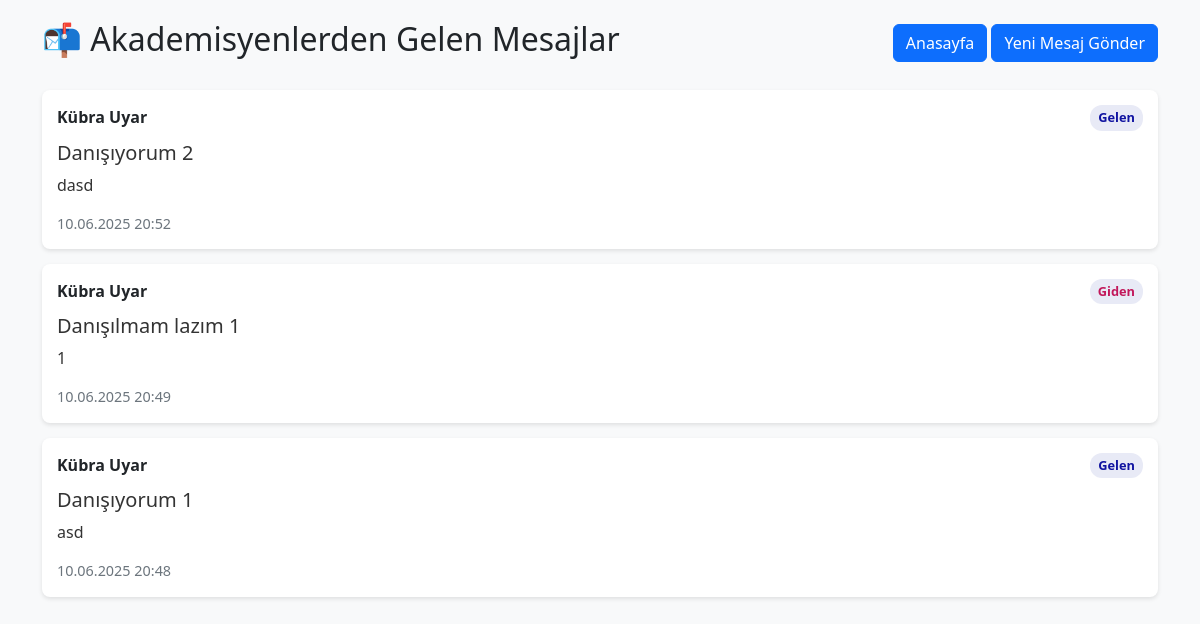
Screenshot of /ogrenci_mesajlar.php (signed in) with the database file from the repository.
### tables this page shows
CREATE TABLE `mesajlar` (
  `id` int(11) NOT NULL,
  `ogretmen_id` int(11) NOT NULL,
  `ogrenci_id` int(11) NOT NULL,
  `baslik` varchar(255) NOT NULL,
  `mesaj` text NOT NULL,
  `tarih` date NOT NULL,
  `durum` varchar(255) NOT NULL,
  `created_at` datetime NOT NULL
);

CREATE TABLE `ogretmenler` (
  `id` int(11) NOT NULL,
  `unvan` varchar(255) NOT NULL,
  `ad_soyad` varchar(255) NOT NULL,
  `email` varchar(255) NOT NULL,
  `sifre` varchar(255) NOT NULL,
  `created_at` datetime NOT NULL
);

### ogrenci_mesajlar.php (the view, shortened to what this page needs)
<?php
include "db.php";
$ogrenci_id = $_SESSION['user_id'];
$query = "
    SELECT m.*, o.ad_soyad AS ogretmen_adi
    FROM mesajlar m
    LEFT JOIN ogretmenler o ON m.ogretmen_id = o.id
    WHERE m.ogrenci_id = ?
    ORDER BY m.created_at DESC
";
try {
    $stmt = $db->prepare($query);
    $result = $stmt->execute([$ogrenci_id]);
    $mesajlar = $stmt->fetchAll(PDO::FETCH_ASSOC);
} catch (PDOException $e) {
    echo "";
    $mesajlar = [];
}
?>
<!DOCTYPE html>
<html lang="tr">
<head>
    <link href="assets/css/bootstrap.min.css" rel="stylesheet">
</head>
<body>
    <div class="container">
        <div class="d-flex justify-content-between align-items-center mb-4">
            <h2>📬 Akademisyenlerden Gelen Mesajlar</h2>
            <div>
                <a href="index.php" class="btn btn-primary">Anasayfa</a>
                <a href="ogrenci_mesaj_gonder.php" class="btn btn-primary">Yeni Mesaj Gönder</a>
            </div>
        </div>
        <?php if (empty($mesajlar)): ?>
            <div class="alert alert-info">
                Henüz hiç mesaj bulunmuyor.
            </div>
        <?php else: ?>
            <?php foreach ($mesajlar as $mesaj): ?>
                <div class="message-card">
                    <div class="message-header">
                        <strong><?php echo htmlspecialchars($mesaj['ogretmen_adi']); ?></strong>
                        <span class="status-badge status-<?php echo $mesaj['durum']; ?>">
                            <?php echo $mesaj['durum'] === 'akademisyen' ? 'Gelen' : 'Giden'; ?>
                        </span>
                    </div>
                    <div class="message-content">
                        <h5><?php echo htmlspecialchars($mesaj['baslik']); ?></h5>
                        <p><?php echo nl2br(htmlspecialchars($mesaj['mesaj'])); ?></p>
                    </div>
                    <div class="message-time">
                        <?php echo date('d.m.Y H:i', strtotime($mesaj['created_at'])); ?>
                    </div>
                </div>
            <?php endforeach; ?>
        <?php endif; ?>
    </div>
</body>
</html>

### ogrenci_mesajlar.php (style rules this page uses)
body { padding: 20px; background-color: #f8f9fa; }
.message-card { background: white; border-radius: 8px; box-shadow: 0 2px 4px rgba(0,0,0,0.1); margin-bottom: 15px; padding: 15px; }
.message-header { display: flex; justify-content: space-between; margin-bottom: 10px; }
.message-content { color: #333; line-height: 1.5; }
.message-time { color: #6c757d; font-size: 0.9em; }
.status-badge { font-size: 0.8em; padding: 3px 8px; border-radius: 12px; }
.status-akademisyen { background-color: #e8eaf6; font-weight: bold; color:rgb(17, 20, 161); }
.status-ogrenci, .status-okundu { background-color: #e8eaf6; font-weight: bold; color: #c2185b; }

### rows the page displays
mesajlar: ogretmenler.ad_soyad "Kübra Uyar", durum "Gelen", baslik "Danışıyorum 2", mesaj "dasd", created_at "10.06.2025 20:52"
mesajlar: ogretmenler.ad_soyad "Kübra Uyar", durum "Giden", baslik "Danışılmam lazım 1", mesaj "1", created_at "10.06.2025 20:49"
mesajlar: ogretmenler.ad_soyad "Kübra Uyar", durum "Gelen", baslik "Danışıyorum 1", mesaj "asd", created_at "10.06.2025 20:48"
